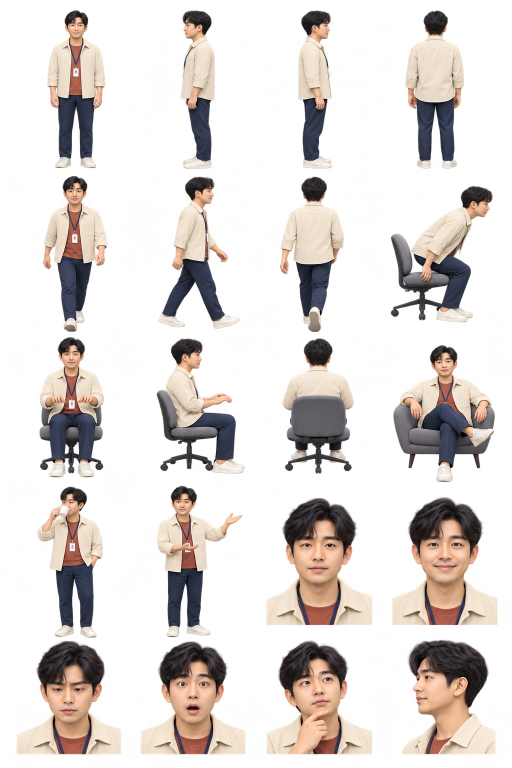
#> input picture docs/ref/people/doyoon.png, 1024 x 1536 px (shown at 1/2 size)
$ python -i people.py   (imports and definitions only)
#> lines starting #> are read from the running program, lines starting #| are printed output that depends on the picture; after the words box and inside, x2 and y2 are one past the last pixel; in counts of white or black regions, pixels touching at a corner belong together
#> further down, picture is the input picture: PIL image 1024x1536 RGBA; mean R, G, B, A 133.6, 119.7, 112, 79.1
"""신규 인물별 4열×5행 시트를 투명 행동 아틀라스로 분리한다.
python3 scripts/sprites/people.py (Pillow, numpy 필요)
원본 알파를 유지하며 생성물 people.js 및 PNG를 직접 수정하지 않는다.
"""
import json
from pathlib import Path
import numpy as np
from PIL import Image, ImageDraw, ImageFilter

ROOT = Path(__file__).resolve().parents[2]
OUT = ROOT / 'web/sprites/people'
SOURCE = ROOT / 'docs/ref/people'
NAMES = ['기본', '웃음', '집중', '놀람', '생각', '측면']
# 원본 시트 시각 검수: 이 다섯 인물은 서기 좌/우 칸을 요청과 반대로 그렸다.
REVERSED_STANDING = {'jun', 'sora', 'min', 'jiyu', 'seojin'}


def power(n):
    return 2 ** (n - 1).bit_length()


def clean_tile(tile):
    """피사체와 연결되지 않은 이웃 칸의 신발·머리 조각을 제외한다."""
    alpha = np.array(tile.getchannel('A'))
    mask = Image.fromarray((alpha > 24).astype('uint8')*255).filter(ImageFilter.MaxFilter(5))
    ys, xs = np.nonzero(np.array(mask))
    if not len(xs):
        raise ValueError('빈 프레임')
    index = int(np.argmin((xs-xs.mean())**2 + (ys-ys.mean())**2))
    ImageDraw.floodfill(mask, (int(xs[index]), int(ys[index])), 128)
    main = np.array(mask) == 128
    alpha[~main] = 0
    tile.putalpha(Image.fromarray(alpha))
    return tile.crop(tile.getchannel('A').getbbox())


def tiles(image):
    """모델이 행 높이를 조금 달리 그려도 행 사이 알파 골짜기로 나눈다."""
    alpha = np.array(image.getchannel('A'))
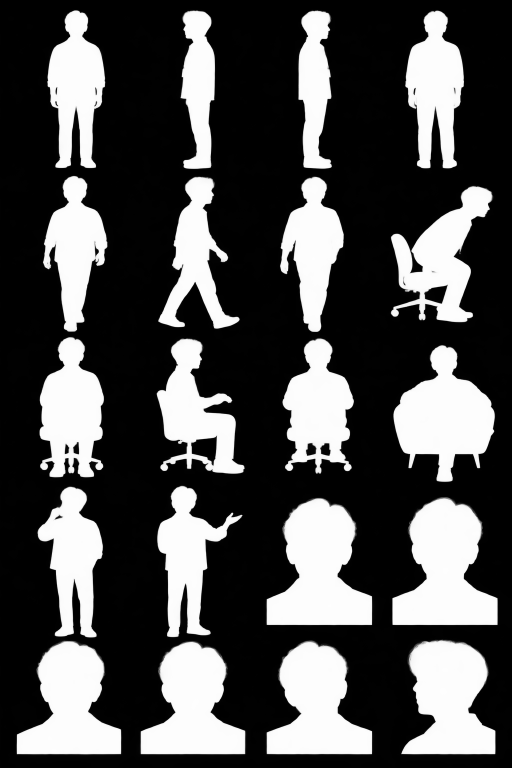
#> alpha: shape (1536, 1024) (shown at 1/2 size); min 0, max 254, mean 79.1
    projection = (alpha > 32).sum(axis=1)
#> projection = 1536 values, max 820 at index 1504, min 0 at index 0, mean 328.4
    smooth = np.convolve(projection, np.ones(7)/7, mode='same')
#> smooth = 1536 values, max 819.4 at index 1504, min 0 at index 0, mean 328.4
    h, w = alpha.shape
#> h = 1536; w = 1024
    rows = [0]
    for r in range(1, 5):
        lo, hi = int(h*(r/5-.035)), int(h*(r/5+.035))
        rows.append(lo + int(np.argmin(smooth[lo:hi])))
#> after the loop, rows = [0, 341, 667, 967, 1277]
    rows.append(h)
    result = []
    for row in range(5):
        for col in range(4):
            tile = image.crop((col*w//4, rows[row], (col+1)*w//4, rows[row+1]))
            result.append(clean_tile(tile))
#> this loop made 5 passes
#> pass 1, in clean_tile, `alpha = np.array(tile.getchannel('A'))`:
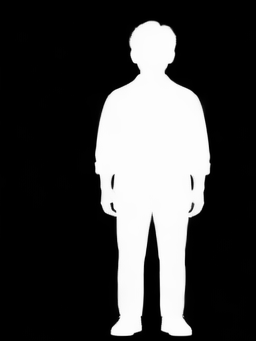
#> alpha: shape (341, 256); min 0, max 254, mean 64.4
#> pass 1, in clean_tile, `mask = Image.fromarray((alpha > 24).astype('uint8')*255).filter(ImageF..`:
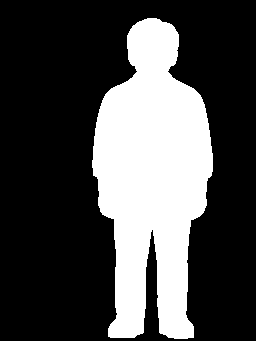
#> mask: PIL image 256x341 L; 29% white; 1 white region, box (x1, y1, x2, y2) and area: (92, 18, 213, 339) 25349
#> pass 1, in clean_tile (call 2), `alpha = np.array(tile.getchannel('A'))`:
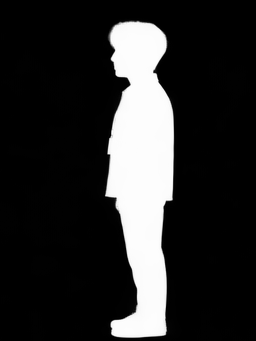
#> alpha: shape (341, 256); min 0, max 254, mean 43.5
#> after the loop:
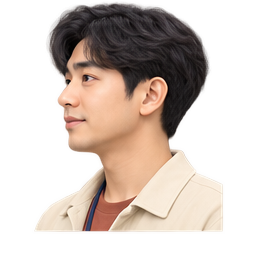
#> tile: PIL image 256x259 RGBA; mean R, G, B, A 163.2, 141.3, 126.4, 114.2; transparent parts drawn white
#> after the loop, result = 20 items
    return result


# [56 lines left out: functions pack, main, not called in this run]

# [2 lines not run here, left out]

>>> from PIL import Image
>>> picture = Image.open('../../docs/ref/people/doyoon.png')
>>> result = tiles(picture)
#> result = 20 items
